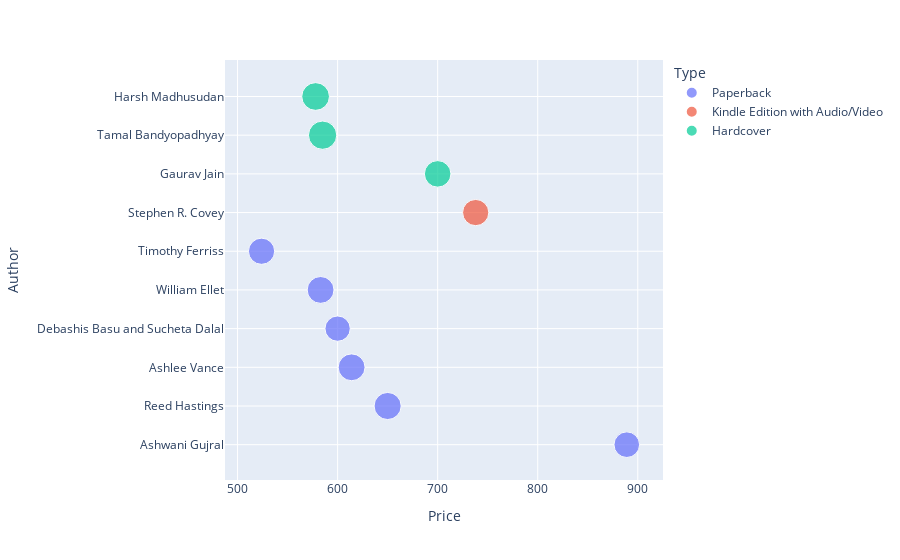

The notebook cell saved with this chart:
### Code cell
fig = px.scatter(top_10_price, x="Price", y="Author", color="Type",
                 size='Rating', hover_data=['Book_Name'])
fig.show()

### Figure 1 — Plotly figure (JSON) as saved in the notebook; plotly's stock layout.template omitted (floating-point values rounded to 4 significant figures)
{"data": [{"customdata": [["How to Make Money in Intraday Trading: A Master Class By One of India’s Most Famous Traders"], ["No Rules Rules: Netflix and the Culture of Reinvention"], ["Elon Musk: How the Billionaire CEO of SpaceX and Tesla is Shaping our Future"], ["The Scam: From Harshad Mehta To Ketan Parekh Also Includes Jpc Fiasco & Global Trust Bank Scam"], ["Case Study Handbook, Revised Edition: A Student's Guide"], ["The 4-Hour Work Week: Escape the 9-5, Live Anywhere and Join the New Rich"]], "hovertemplate": "Type=Paperback<br>Price=%{x}<br>Author=%{y}<br>Rating=%{marker.size}<br>Book_Name=%{customdata[0]}<extra></extra>", "legendgroup": "Paperback", "marker": {"color": "#636efa", "size": [4.1, 4.6, 4.5, 4, 4.5, 4.3], "sizemode": "area", "sizeref": 0.0125, "symbol": "circle"}, "mode": "markers", "name": "Paperback", "orientation": "h", "showlegend": true, "type": "scatter", "x": [889, 650, 614, 600, 583, 524], "xaxis": "x", "y": ["Ashwani Gujral", "Reed Hastings", "Ashlee Vance", "Debashis Basu and Sucheta Dalal", "William Ellet", "Timothy Ferriss"], "yaxis": "y"}, {"customdata": [["The 7 Habits of Highly Effective People: Powerful Lessons in Personal Change"]], "hovertemplate": "Type=Kindle Edition with Audio/Video<br>Price=%{x}<br>Author=%{y}<br>Rating=%{marker.size}<br>Book_Name=%{customdata[0]}<extra></extra>", "legendgroup": "Kindle Edition with Audio/Video", "marker": {"color": "#EF553B", "size": [4.3], "sizemode": "area", "sizeref": 0.0125, "symbol": "circle"}, "mode": "markers", "name": "Kindle Edition with Audio/Video", "orientation": "h", "showlegend": true, "type": "scatter", "x": [738], "xaxis": "x", "y": ["Stephen R. Covey"], "yaxis": "y"}, {"customdata": [["Economics on your tips - Indian economic development + Macro economics session 2020-21"], ["Pandemonium: The Great Indian Banking Tragedy"], ["A New Idea of India: Individual Rights in a Civilisational State"]], "hovertemplate": "Type=Hardcover<br>Price=%{x}<br>Author=%{y}<br>Rating=%{marker.size}<br>Book_Name=%{customdata[0]}<extra></extra>", "legendgroup": "Hardcover", "marker": {"color": "#00cc96", "size": [4.4, 5, 4.8], "sizemode": "area", "sizeref": 0.0125, "symbol": "circle"}, "mode": "markers", "name": "Hardcover", "orientation": "h", "showlegend": true, "type": "scatter", "x": [700, 585, 578], "xaxis": "x", "y": ["Gaurav Jain", "Tamal Bandyopadhyay", "Harsh Madhusudan"], "yaxis": "y"}], "layout": {"legend": {"itemsizing": "constant", "title": {"text": "Type"}, "tracegroupgap": 0}, "margin": {"t": 60}, "xaxis": {"anchor": "y", "domain": [0, 1], "title": {"text": "Price"}}, "yaxis": {"anchor": "x", "domain": [0, 1], "title": {"text": "Author"}}}}
